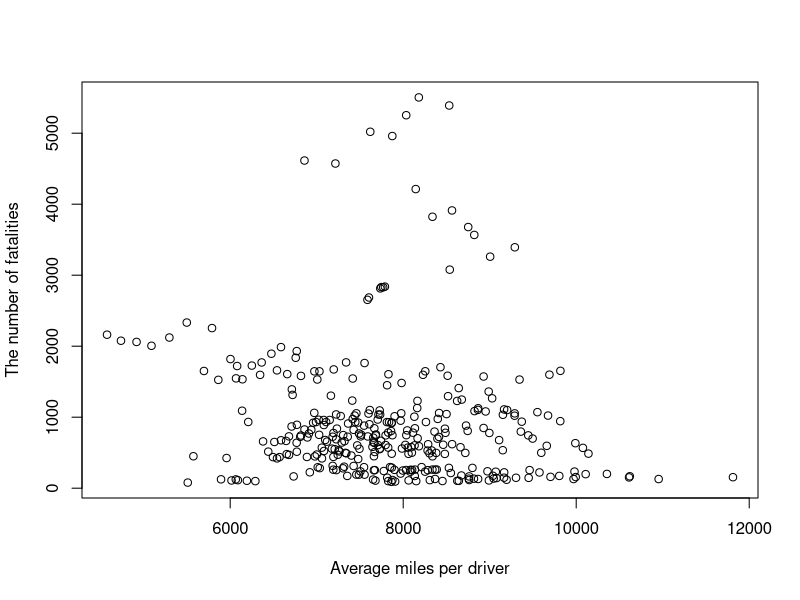
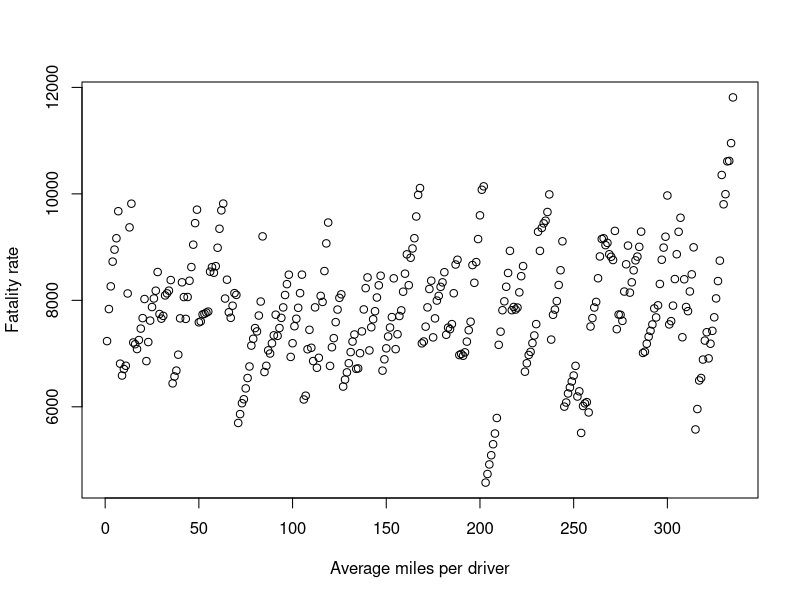
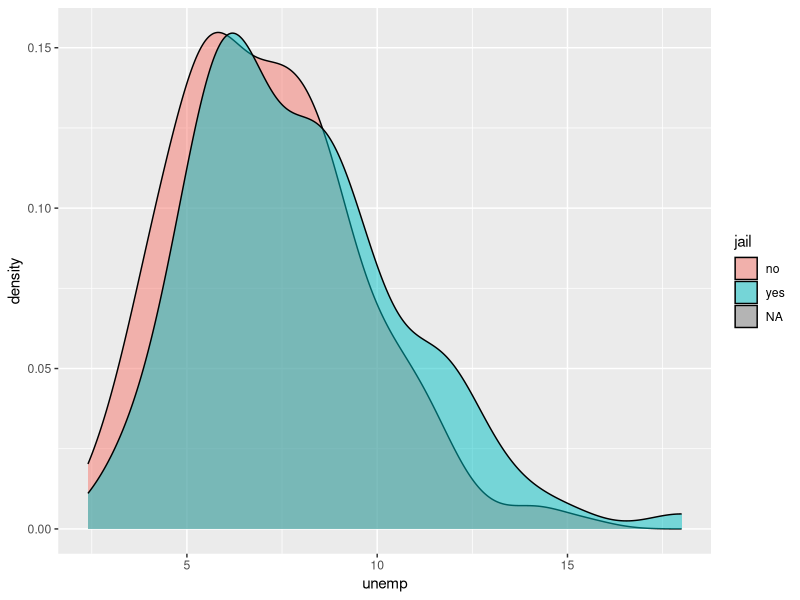
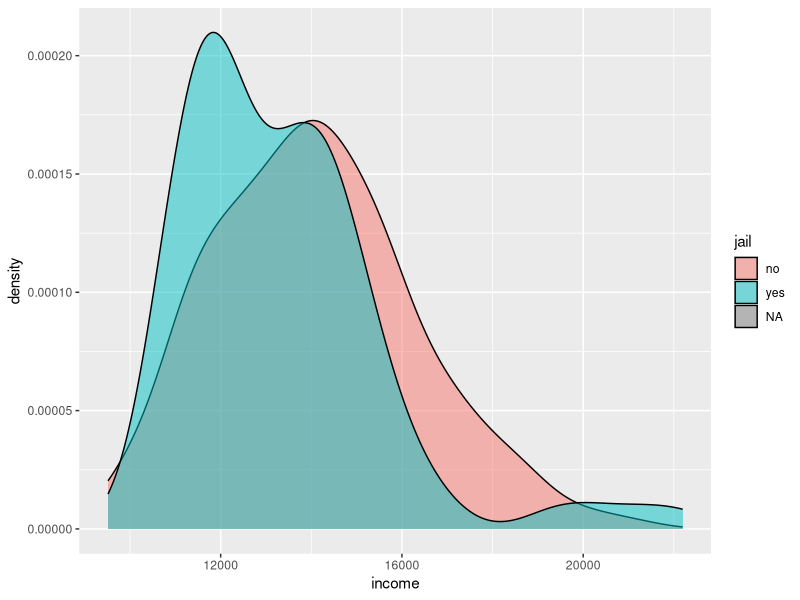
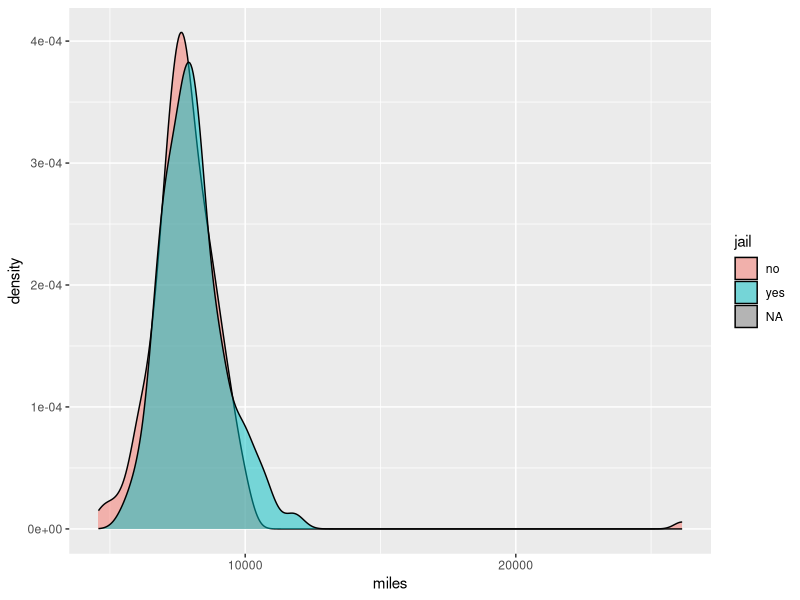
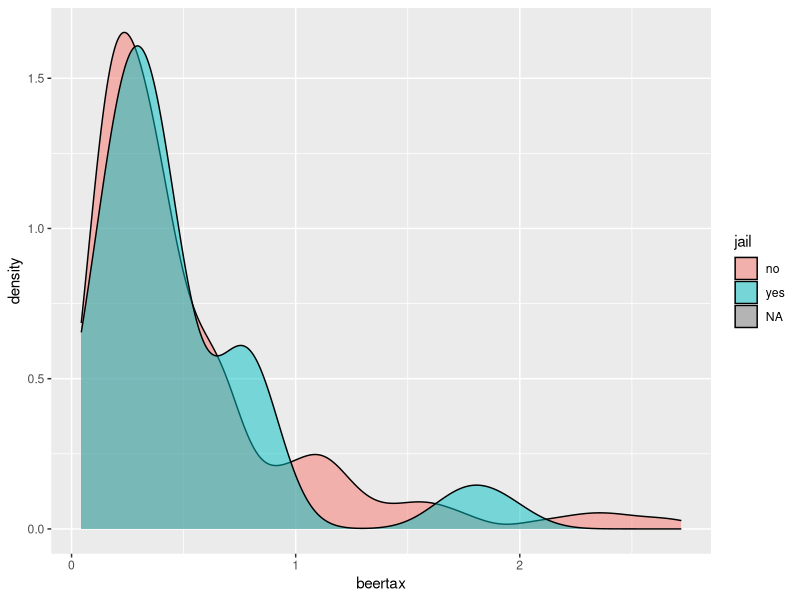
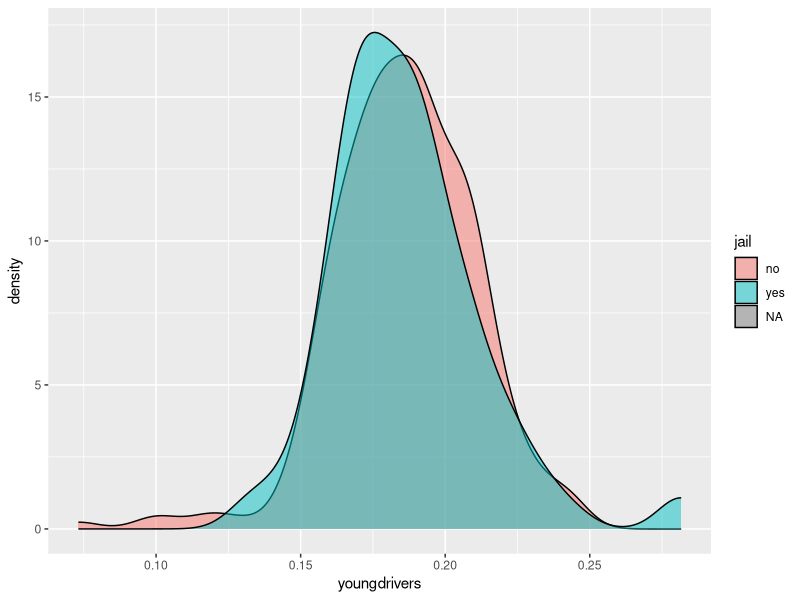
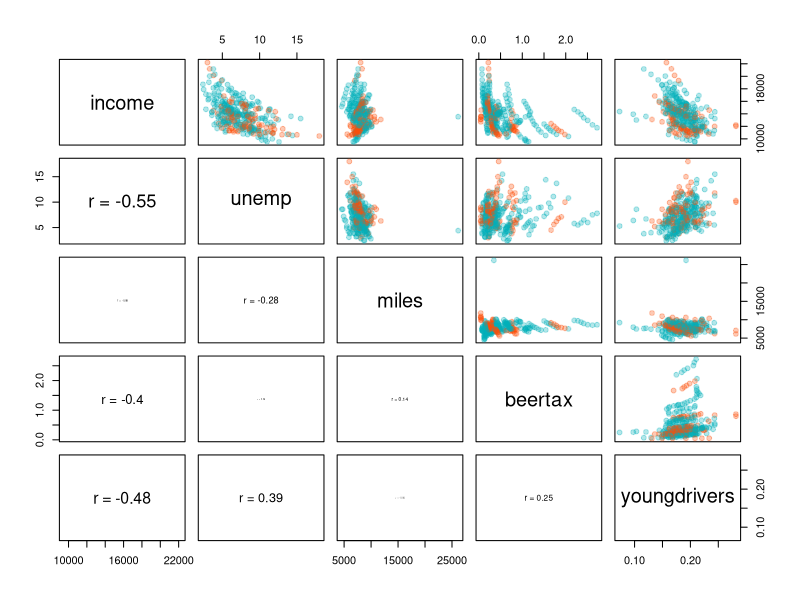

Recreate these plots in R, in order.
## ---- chunk 1
knitr::opts_chunk$set(echo = TRUE)
## ---- chunk 2
library(AER)
library(tidyverse)
library(lubridate)
library(lmerTest)
library(scales)
library(kableExtra)
## ---- chunk 3
data('Fatalities')
## ---- chunk 4
summary(Fatalities)
## ---- chunk 5
Fatalities[which(is.na(Fatalities$jail) | is.na(Fatalities$service)), ]
## ---- chunk 6
Fatalities[order(-Fatalities$miles), ] %>% head(5)

plot(Fatalities$miles[-171], Fatalities$fatal[-171], xlab = 'Average miles per driver', ylab = 'The number of fatalities' )

plot(Fatalities$miles[-171], Fatalities$frate[-171], xlab = 'Average miles per driver', ylab = 'Fatality rate' )
## ---- chunk 7
Fatalities[which(Fatalities$state=="ca"), ]
## ---- chunk 8
Fatalities$drinkage = round(Fatalities$drinkage)
Fatalities$drinkage = as.factor(Fatalities$drinkage)
## ---- chunk 9
cor(Fatalities$fatal, Fatalities[, -which(sapply(Fatalities, class)=="factor")])
## ---- chunk 10
Fatalities$frate = Fatalities$fatal/Fatalities$pop

cor(Fatalities$frate, Fatalities[, -which(sapply(Fatalities, class)=="factor")])
## ---- chunk 11
#summary(glm(breath~frate,data=Fatalities,family=binomial))$coefficients # breath vs. frate
#summary(glm(jail~frate,data=Fatalities,family=binomial))$coefficients # jail vs. frate
#summary(glm(service~frate,data=Fatalities,family=binomial))$coefficients # service vs. frate

#summary(glm(breath~unemp,data=Fatalities,family=binomial))$coefficients # breath vs. unemp
#summary(glm(jail~unemp,data=Fatalities,family=binomial))$coefficients # jail vs. unemp
#summary(glm(service~unemp,data=Fatalities,family=binomial))$coefficients # service vs. unemp

#summary(glm(breath~miles,data=Fatalities,family=binomial))$coefficients # breath vs. miles
#summary(glm(jail~miles,data=Fatalities,family=binomial))$coefficients # jail vs. miles
#summary(glm(service~miles,data=Fatalities,family=binomial))$coefficients # service vs. miles

#summary(glm(breath~youngdrivers,data=Fatalities,family=binomial))$coefficients # breath vs. youngdrivers
#summary(glm(jail~youngdrivers,data=Fatalities,family=binomial))$coefficients # jail vs. youngdrivers
#summary(glm(service~youngdrivers,data=Fatalities,family=binomial))$coefficients # service vs. youngdrivers

#summary(glm(breath~beertax,data=Fatalities,family=binomial))$coefficients # breath vs. beertax
#summary(glm(jail~beertax,data=Fatalities,family=binomial))$coefficients # jail vs. beertax
#summary(glm(service~beertax,data=Fatalities,family=binomial))$coefficients # service vs. beertax

#summary(glm(breath~income,data=Fatalities,family=binomial))$coefficients # breath vs. income
#summary(glm(jail~income,data=Fatalities,family=binomial))$coefficients # jail vs. income
#summary(glm(service~income,data=Fatalities,family=binomial))$coefficients # service vs. income
## ---- chunk 12
# explore  relationships between jail and unemployment
ggplot(data=Fatalities, aes(unemp, fill = jail)) + 
          geom_density( alpha = 0.5 )
## ---- chunk 13
# explore relationships between jail and income
ggplot(data=Fatalities, aes(income, fill = jail)) + 
          geom_density( alpha = 0.5 )

## ---- chunk 14
# explore relationships between jail and fatalities
ggplot(data=Fatalities, aes(miles, fill = jail)) + 
          geom_density( alpha = 0.5 )

## ---- chunk 15
# explore relationships between jail and beertax
ggplot(data=Fatalities, aes(beertax, fill = jail)) + 
          geom_density( alpha = 0.5 )
## ---- chunk 16
# explore relationships between jail and youngdrivers
ggplot(data=Fatalities, aes(youngdrivers, fill = jail)) + 
          geom_density( alpha = 0.5 )
## ---- chunk 17
# Adpated from http://www.sthda.com/english/wiki/scatter-plot-matrices-r-base-graphs
my_cols <- c("#00AFBB", "#FC4E07")  

# Correlation panel
panel.cor <- function(x, y){
    usr <- par("usr"); on.exit(par(usr))
    par(usr = c(0, 1, 0, 1))
    r <- cor(x, y)
    txt <- paste0("r = ", round(r, digits = 2))
    text(0.5, 0.5, txt, cex = 3*abs(r) )
}

# Customize upper panel
upper.panel<-function(x, y){
  points(x,y, pch = 19, col = alpha( my_cols[Fatalities$jail], 0.3 ) )
}

## ---- chunk 18
pairs( Fatalities[, c('income', 'unemp', 'miles', 'beertax', 'youngdrivers') ],
       upper.panel = upper.panel,
       lower.panel = panel.cor )
## ---- chunk 19
 cor(Fatalities$frate, Fatalities[, -which(sapply(Fatalities, class)=="factor")])  


## ---- chunk 20

summary( lmer(frate ~ jail + rescale(unemp) + rescale(income) + rescale(beertax) + rescale(youngdrivers) +  rescale(miles) + (1|state), data=Fatalities) )$coef %>% round(.,3) %>%  kable() %>% kable_styling()

## ---- chunk 21
# balance analysis before estimating propensity scores
summary( lm(miles ~ jail, data = Fatalities) )$coefficients %>% round(., 3) %>% kable() %>% kable_styling()
summary( lm(income ~ jail, data = Fatalities) ) $coefficients %>% round(., 3)%>% kable() %>% kable_styling()
summary( lm(beertax ~ jail, data = Fatalities) )$coefficients %>% round(., 3)%>% kable() %>% kable_styling()
summary( lm(youngdrivers ~ jail, data = Fatalities) )$coefficients %>% round(., 3) %>% kable() %>% kable_styling()
summary( lm(unemp ~ jail, data = Fatalities) )$coefficients %>% round(., 3) %>% kable() %>% kable_styling()
## ---- chunk 22
mod1 = glm(jail ~ unemp + income + beertax + youngdrivers + miles,
           family="binomial", data=Fatalities)
summary(mod1)$coef %>% round(., 3) %>% kable() %>% kable_styling()
## ---- chunk 23
prob1 = mod1$fitted.values
pscore1 = ifelse( Fatalities$jail == "yes", prob1,(1-prob1) )
weight1 = 1/pscore1

mod1_new = lmer(frate ~ jail + rescale(unemp) + rescale(income) + rescale(beertax) + rescale(youngdrivers) + rescale(miles) + (1|state), data=Fatalities, weights=weight1)

summary(mod1_new)$coef %>% round(., 3) %>% kable() %>% kable_styling()
## ---- chunk 24
# balance analysis after propensity score estimation
summary( lm(miles ~ jail, weight = weight1, data = Fatalities) )$coefficients %>% round(., 3) %>% kable() %>% kable_styling()
summary( lm(income ~ jail, weight = weight1,data = Fatalities) )$coefficients %>% round(., 3) %>% kable() %>% kable_styling()
summary( lm(beertax ~ jail, weight = weight1,data = Fatalities) )$coefficients %>% round(., 3) %>% kable() %>% kable_styling()
summary( lm(youngdrivers ~ jail, weight = weight1, data = Fatalities) )$coefficients %>% round(., 3) %>% kable() %>% kable_styling()
summary( lm(unemp ~ jail, weight = weight1, data = Fatalities) )$coefficients %>% round(., 3) %>% kable() %>% kable_styling()
## ---- chunk 25

summary( lmer(frate ~ breath + rescale(unemp) + rescale(income) + rescale(beertax) + rescale(youngdrivers) +  rescale(miles) + (1|state), data=Fatalities) )$coef %>% round(.,3) %>%  kable() %>% kable_styling()

## ---- chunk 26
# balance analysis before estimating propensity scores
summary( lm(miles ~ breath, data = Fatalities) )$coefficients %>% round(., 3) %>% kable() %>% kable_styling()
summary( lm(income ~ breath, data = Fatalities) ) $coefficients %>% round(., 3)%>% kable() %>% kable_styling()
summary( lm(beertax ~ breath, data = Fatalities) )$coefficients %>% round(., 3)%>% kable() %>% kable_styling()
summary( lm(youngdrivers ~ breath, data = Fatalities) )$coefficients %>% round(., 3) %>% kable() %>% kable_styling()
summary( lm(unemp ~ breath, data = Fatalities) )$coefficients %>% round(., 3) %>% kable() %>% kable_styling()
## ---- chunk 27
mod2 = glm(breath ~ unemp + income + beertax + youngdrivers + miles,
           family="binomial", data=Fatalities)
summary(mod2)$coef %>% round(., 3) %>% kable() %>% kable_styling()
## ---- chunk 28
prob2 = mod2$fitted.values
pscore2 = ifelse(Fatalities$breath == "yes", prob2,(1-prob2))
weight2 = 1/pscore2
mod2_new = lmer( frate ~ breath+rescale(unemp)+rescale(income)+rescale(beertax)+rescale(youngdrivers)+rescale(miles)+(1|state),data=Fatalities, weights=weight2)
summary(mod2_new)$coef %>% round(., 3) %>% kable() %>% kable_styling()
## ---- chunk 29
# balance analysis after propensity score estimation
summary( lm(miles ~ breath, weight = weight2, data = Fatalities) )$coefficients %>% round(., 3) %>% kable() %>% kable_styling()
summary( lm(income ~ breath, weight = weight2,data = Fatalities) )$coefficients %>% round(., 3) %>% kable() %>% kable_styling()
summary( lm(beertax ~ breath, weight = weight2,data = Fatalities) )$coefficients %>% round(., 3) %>% kable() %>% kable_styling()
summary( lm(youngdrivers ~ breath, weight = weight2, data = Fatalities) )$coefficients %>% round(., 3) %>% kable() %>% kable_styling()
summary( lm(unemp ~ breath, weight = weight2, data = Fatalities) )$coefficients %>% round(., 3) %>% kable() %>% kable_styling()
## ---- chunk 30
mod3 = glm(service ~ rescale(unemp)+rescale(income)+rescale(beertax)+rescale(youngdrivers)+rescale(miles),
           family="binomial", data=Fatalities)
prob3 = mod3$fitted.values
pscore3 = ifelse(Fatalities$service == "yes", prob3,(1-prob3))
weight3 = 1/pscore3
mod3_new = lmer(frate~service+rescale(unemp)+rescale(income)+rescale(beertax)+rescale(youngdrivers)+
                  rescale(miles)+(1|state),data=Fatalities, weights=weight3)
summary(mod3_new)$coefficients %>% round(., 3) %>% kable() %>% kable_styling()
## ---- chunk 31
# balance analysis before propensity score estimation
summary( lm(miles ~ service, data = Fatalities) )$coefficients %>% round(., 3) %>% kable() %>% kable_styling()
summary( lm(income ~ service,data = Fatalities) )$coefficients %>% round(., 3) %>% kable() %>% kable_styling()
summary( lm(beertax ~ service, data = Fatalities) )$coefficients %>% round(., 3) %>% kable() %>% kable_styling()
summary( lm(youngdrivers ~ service, data = Fatalities) )$coefficients %>% round(., 3) %>% kable() %>% kable_styling()
summary( lm(unemp ~ service, data = Fatalities) )$coefficients %>% round(., 3) %>% kable() %>% kable_styling()

# balance analysis after propensity score estimation
summary( lm(miles ~ service, weight = weight3, data = Fatalities) )$coefficients %>% round(., 3) %>% kable() %>% kable_styling()
summary( lm(income ~ service, weight = weight3,data = Fatalities) )$coefficients %>% round(., 3) %>% kable() %>% kable_styling()
summary( lm(beertax ~ service, weight = weight3,data = Fatalities) )$coefficients %>% round(., 3) %>% kable() %>% kable_styling()
summary( lm(youngdrivers ~ service, weight = weight3, data = Fatalities) )$coefficients %>% round(., 3) %>% kable() %>% kable_styling()
summary( lm(unemp ~ service, weight = weight3, data = Fatalities) )$coefficients %>% round(., 3) %>% kable() %>% kable_styling()
